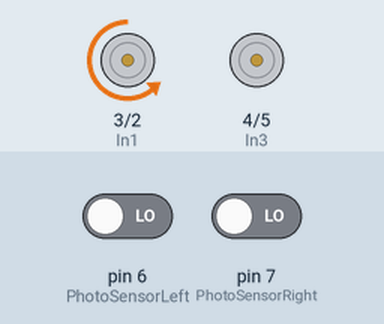
Recording of a sketch running on a simulated Arduino Uno, built with avr-gcc and run on an emulated ATmega328P. Shown: motor-driver pin pairs drawn as motors (green arrow = first pin HIGH = forward, orange = second pin HIGH = backward, longer = more drive, scaled by the enable pin). The inputs (shaded band) are chosen by the test bench; at power-on: pin 7 (PhotoSensorRight) LOW, pin 6 (PhotoSensorLeft) LOW.

Above: at 1.4 s.
1.5 s: pin 7 (PhotoSensorRight) driven HIGH
At 2.4 s:
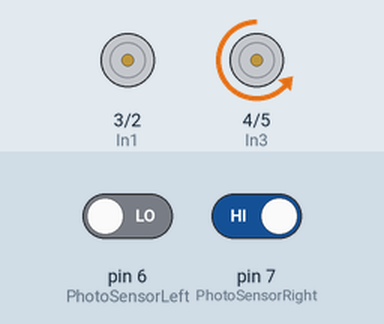
3.0 s: pin 6 (PhotoSensorLeft) driven HIGH
At 3.6 s:
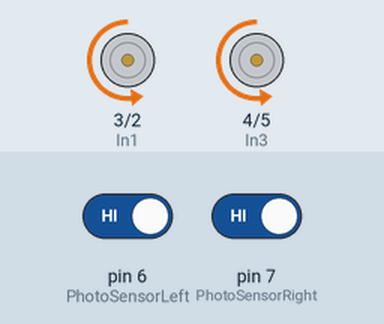
Timing chart, 0 to 3.1 s (numbered marks = the images above; inputs shaded):
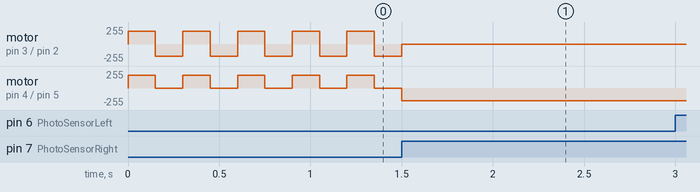

The sketch:

Pista1.ino
```cpp
/**
 * Programa para un robot con una placa Arduino Uno que debe de seguir un circuito de color negro sin salirse
 *
 * @Autor : Antonio
 */


  // los pines digitales 2 y 3 controlan el motor derecho
  const int In1 = 3; // pin motor derecho
  const int In2 = 2; // pin motor derecho
  // los pines digitales 4 y 5 controlan el motor izquierdo
  const int In3 = 4; // pin motor izquierdo
  const int In4 = 5; // pin motor izquierdo
  //los pines digitales 9 y 10 habilitan los motores
  const int ENA = 9; // habilita el motor derecho
  const int ENB = 10; // habilita el motor izquierdo

  const int PhotoSensorLeft = 6; // pin del Arduino conectado al sensor óptico Izquierdo
  const int PhotoSensorRight = 7; // pin del Arduino conectado al sensor óptico Derecho
  // constantes
  const int BLANCO = 0;
  const int NEGRO = 1;

  const int SPEED = 190; //velocidad de el motor
  bool matriz[2];         //matriz de booleanos que guardan el ultimo giro realizado, siendo la posicion 0 la izquierda y la 1 la derecha

/**
 * Metodo que inicializa los pines y variables
 */
void setup(){
  // put your setup code here, to run once:
  pinMode(In1, OUTPUT);
  pinMode(In2, OUTPUT);
  pinMode(In3, OUTPUT);
  pinMode(In4, OUTPUT);
  pinMode(ENA, OUTPUT);
  pinMode(ENB, OUTPUT);
  pinMode(PhotoSensorLeft,INPUT);
  pinMode(PhotoSensorRight,INPUT);
  analogWrite(ENA, SPEED);
  analogWrite(ENB, SPEED);
}

/**
 * Metodo que se repite en bucle
 */
void loop() {

  	int valLeft = digitalRead(PhotoSensorLeft);
  	int valRight = digitalRead(PhotoSensorRight);

  	//Hacia delante
  	if (valLeft == NEGRO && valRight == NEGRO) {
  	    alante(0,145);
  	}
    //Hacia la izquierda
    else if (valLeft == NEGRO && valRight == BLANCO) {
        izquierda(100,SPEED);
    }
    //Hacia la derecha
    else if (valLeft == BLANCO && valRight == NEGRO) {
		    derecha(100,SPEED);
    }
    //Hacia atras
    else{
    		if (matriz[0] == 1 && matriz[1] == 1) {
      			matriz[0] = 0;
      			matriz[1] = 0;
      			atras(150,SPEED);
      			izquierda(350,SPEED);
    		}else {
      			atras(150,SPEED);
      			izquierda(150,180);
    		}
	}
}

/**
 * Metodo que hace que el robot avance
 */
void alante(int del,int speed) {
    analogWrite(ENA, speed);
    analogWrite(ENB, speed);
    digitalWrite(In1, LOW);
    digitalWrite(In2, HIGH);
    digitalWrite(In3, LOW);
    digitalWrite(In4, HIGH);
    matriz[0] = 0;
    matriz[1] = 0;
    analogWrite(ENA, SPEED);
    analogWrite(ENB, SPEED);
}

/**
 * Metodo que hace que el robot retroceda
 */
void atras(int del,int speed) {
    analogWrite(ENA, speed);
    analogWrite(ENB, speed);
    digitalWrite(In1, HIGH);
    digitalWrite(In2, LOW);
    digitalWrite(In3, HIGH);
    digitalWrite(In4, LOW);
    delay(del);
    analogWrite(ENA, SPEED);
    analogWrite(ENB, SPEED);
}

/**
 * Metodo que hace que el robot gire a la derecha
 */
void derecha (int del,int speed) {
    analogWrite(ENB, speed);
    digitalWrite(In1, LOW);
    digitalWrite(In2, LOW);
    digitalWrite(In3, LOW);
    digitalWrite(In4, HIGH);
    delay(del);
    matriz[1] = 1;
    analogWrite(ENB, SPEED);
}

/**
 * Metodo que hace que el robot gire a la izquierda
 */
void izquierda(int del,int speed) {
    analogWrite(ENA, speed);
    digitalWrite(In1, LOW);
    digitalWrite(In2, HIGH);
    digitalWrite(In3, LOW);
    digitalWrite(In4, LOW);
    delay(del);
    matriz[0] = 1;
    analogWrite(ENA, SPEED);
  }
```
